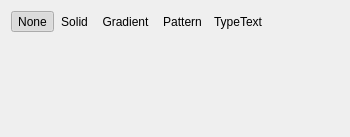
<?xml version="1.0" encoding="UTF-8"?>
<ui version="4.0">
 <class>KoFillConfigWidget</class>
 <widget class="QWidget" name="KoFillConfigWidget">
  <property name="geometry">
   <rect>
    <x>0</x>
    <y>0</y>
    <width>350</width>
    <height>137</height>
   </rect>
  </property>
  <property name="windowTitle">
   <string>Form</string>
  </property>
  <layout class="QVBoxLayout" name="verticalLayout_2">
   <item>
    <layout class="QHBoxLayout" name="horizontalLayout">
     <property name="spacing">
      <number>0</number>
     </property>
     <item>
      <widget class="QToolButton" name="btnNoFill">
       <property name="sizePolicy">
        <sizepolicy hsizetype="Preferred" vsizetype="Fixed">
         <horstretch>0</horstretch>
         <verstretch>0</verstretch>
        </sizepolicy>
       </property>
       <property name="toolTip">
        <string>No fill</string>
       </property>
       <property name="text">
        <string>None</string>
       </property>
       <property name="checkable">
        <bool>true</bool>
       </property>
       <property name="checked">
        <bool>true</bool>
       </property>
       <property name="autoRaise">
        <bool>true</bool>
       </property>
      </widget>
     </item>
     <item>
      <widget class="QToolButton" name="btnSolidFill">
       <property name="sizePolicy">
        <sizepolicy hsizetype="Preferred" vsizetype="Fixed">
         <horstretch>0</horstretch>
         <verstretch>0</verstretch>
        </sizepolicy>
       </property>
       <property name="toolTip">
        <string>Solid color fill</string>
       </property>
       <property name="text">
        <string>Solid</string>
       </property>
       <property name="checkable">
        <bool>true</bool>
       </property>
       <property name="autoRaise">
        <bool>true</bool>
       </property>
      </widget>
     </item>
     <item>
      <widget class="QToolButton" name="btnGradientFill">
       <property name="sizePolicy">
        <sizepolicy hsizetype="Preferred" vsizetype="Fixed">
         <horstretch>0</horstretch>
         <verstretch>0</verstretch>
        </sizepolicy>
       </property>
       <property name="toolTip">
        <string>Gradient fill</string>
       </property>
       <property name="text">
        <string>Gradient</string>
       </property>
       <property name="checkable">
        <bool>true</bool>
       </property>
       <property name="autoRaise">
        <bool>true</bool>
       </property>
      </widget>
     </item>
     <item>
      <widget class="QToolButton" name="btnPatternFill">
       <property name="sizePolicy">
        <sizepolicy hsizetype="Preferred" vsizetype="Fixed">
         <horstretch>0</horstretch>
         <verstretch>0</verstretch>
        </sizepolicy>
       </property>
       <property name="toolTip">
        <string>Pattern fill</string>
       </property>
       <property name="text">
        <string>Pattern</string>
       </property>
       <property name="checkable">
        <bool>true</bool>
       </property>
       <property name="autoRaise">
        <bool>true</bool>
       </property>
      </widget>
     </item>
     <item>
      <spacer name="horizontalSpacer">
       <property name="orientation">
        <enum>Qt::Horizontal</enum>
       </property>
       <property name="sizeType">
        <enum>QSizePolicy::Preferred</enum>
       </property>
       <property name="sizeHint" stdset="0">
        <size>
         <width>5</width>
         <height>5</height>
        </size>
       </property>
      </spacer>
     </item>
     <item>
      <widget class="QLabel" name="lblFillTitle">
       <property name="text">
        <string notr="true">TypeText</string>
       </property>
      </widget>
     </item>
     <item>
      <spacer name="horizontalSpacer_2">
       <property name="orientation">
        <enum>Qt::Horizontal</enum>
       </property>
       <property name="sizeHint" stdset="0">
        <size>
         <width>10</width>
         <height>5</height>
        </size>
       </property>
      </spacer>
     </item>
    </layout>
   </item>
   <item>
    <widget class="QStackedWidget" name="stackWidget">
     <property name="currentIndex">
      <number>0</number>
     </property>
     <widget class="QWidget" name="pageNone"/>
     <widget class="QWidget" name="pageSolid">
      <layout class="QVBoxLayout" name="verticalLayout">
       <item>
        <layout class="QHBoxLayout" name="horizontalLayout_2">
         <item>
          <widget class="KoColorPopupButton" name="btnChooseSolidColor">
           <property name="sizePolicy">
            <sizepolicy hsizetype="Expanding" vsizetype="Fixed">
             <horstretch>0</horstretch>
             <verstretch>0</verstretch>
            </sizepolicy>
           </property>
           <property name="text">
            <string>...</string>
           </property>
           <property name="popupMode">
            <enum>QToolButton::InstantPopup</enum>
           </property>
           <property name="autoRaise">
            <bool>true</bool>
           </property>
           <property name="arrowType">
            <enum>Qt::NoArrow</enum>
           </property>
          </widget>
         </item>
         <item>
          <widget class="QToolButton" name="btnSolidColorPick">
           <property name="text">
            <string>...</string>
           </property>
           <property name="checkable">
            <bool>true</bool>
           </property>
           <property name="autoRaise">
            <bool>true</bool>
           </property>
          </widget>
         </item>
        </layout>
       </item>
       <item>
        <spacer name="verticalSpacer">
         <property name="orientation">
          <enum>Qt::Vertical</enum>
         </property>
         <property name="sizeHint" stdset="0">
          <size>
           <width>20</width>
           <height>10</height>
          </size>
         </property>
        </spacer>
       </item>
      </layout>
     </widget>
     <widget class="QWidget" name="pageGradient"/>
     <widget class="QWidget" name="pagePattern"/>
    </widget>
   </item>
   <item>
    <spacer name="verticalSpacer_2">
     <property name="orientation">
      <enum>Qt::Vertical</enum>
     </property>
     <property name="sizeHint" stdset="0">
      <size>
       <width>20</width>
       <height>13</height>
      </size>
     </property>
    </spacer>
   </item>
  </layout>
 </widget>
 <customwidgets>
  <customwidget>
   <class>KoColorPopupButton</class>
   <extends>QToolButton</extends>
   <header>KoColorPopupButton.h</header>
  </customwidget>
 </customwidgets>
 <resources/>
 <connections/>
</ui>
